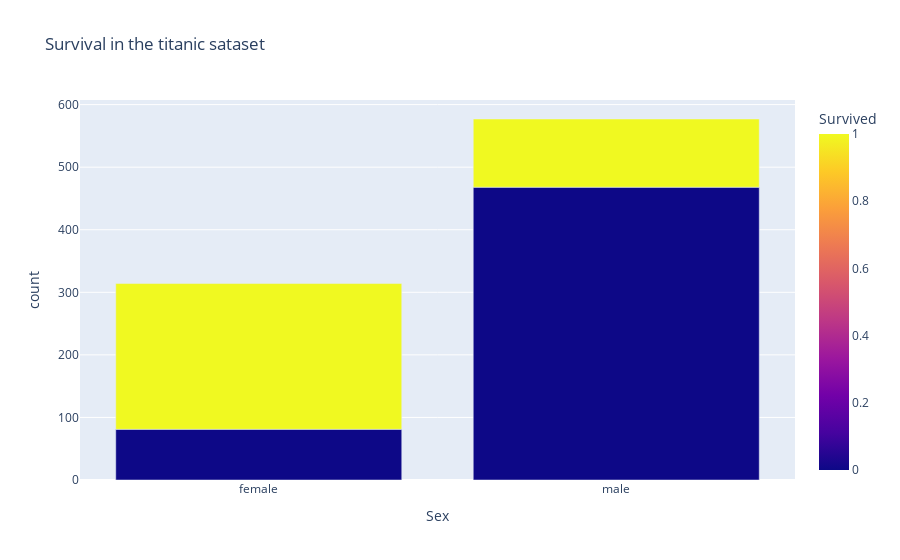

Write notebook code for a chart like this one.
### Code cell
# !pip install plotly-express
import plotly_express as px

px.bar(group,x = 'Sex',y = 'count',color='Survived',title  = 'Survival in the titanic sataset')

### Figure 1 — Plotly figure (JSON) as saved in the notebook; plotly's stock layout.template omitted (floating-point values rounded to 4 significant figures)
{"data": [{"alignmentgroup": "True", "hovertemplate": "Sex=%{x}<br>count=%{y}<br>Survived=%{marker.color}<extra></extra>", "legendgroup": "", "marker": {"color": [0, 1, 0, 1], "coloraxis": "coloraxis", "pattern": {"shape": ""}}, "name": "", "offsetgroup": "", "orientation": "v", "showlegend": false, "textposition": "auto", "type": "bar", "x": ["female", "female", "male", "male"], "xaxis": "x", "y": [81, 233, 468, 109], "yaxis": "y"}], "layout": {"autosize": true, "barmode": "relative", "coloraxis": {"colorbar": {"title": {"text": "Survived"}}, "colorscale": [[0, "#0d0887"], [0.1111, "#46039f"], [0.2222, "#7201a8"], [0.3333, "#9c179e"], [0.4444, "#bd3786"], [0.5556, "#d8576b"], [0.6667, "#ed7953"], [0.7778, "#fb9f3a"], [0.8889, "#fdca26"], [1, "#f0f921"]]}, "legend": {"tracegroupgap": 0}, "title": {"text": "Survival in the titanic sataset"}, "xaxis": {"anchor": "y", "autorange": true, "domain": [0, 1], "range": [-0.5, 1.5], "title": {"text": "Sex"}, "type": "category"}, "yaxis": {"anchor": "x", "autorange": true, "domain": [0, 1], "range": [0, 607.4], "title": {"text": "count"}, "type": "linear"}}}
